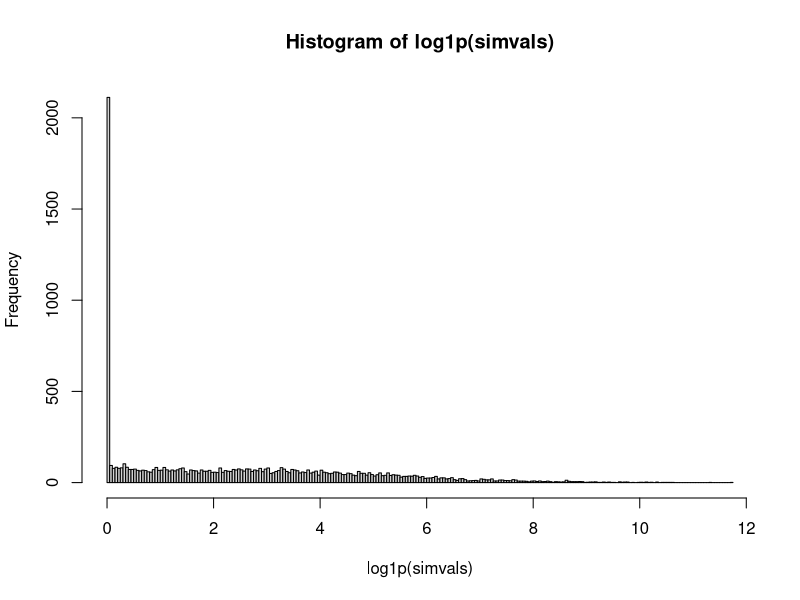

R code for this plot:
## ---- chunk 1

# Simulation parameters
sims <- 1e4
muval = 2.8
sdval = 2.54
pival = 0.2


simvals <- rep(NA, sims)
simvals[c(1:2000)] <- rep(0, sims*0.2)
simvals[c(2001:10000)] <- rlnorm(sims*0.8, meanlog = muval, sdlog = sdval)

hist(log1p(simvals), breaks = 200)

## ---- chunk 2

dhlnorm <- function(x, meanlog, sdlog, pval) {
  
    if (x > 0) {
    
    value <- dlnorm(x, meanlog = meanlog, sdlog = sdlog, log = FALSE) * (1-pval)
    
    return(value)
    
  } else {
    
    value <- pval
    
    return(value)
  }
  }


prob <- dhlnorm(3, meanlog = muval, sdlog = sdval, pval = 0.2)

print(prob)
